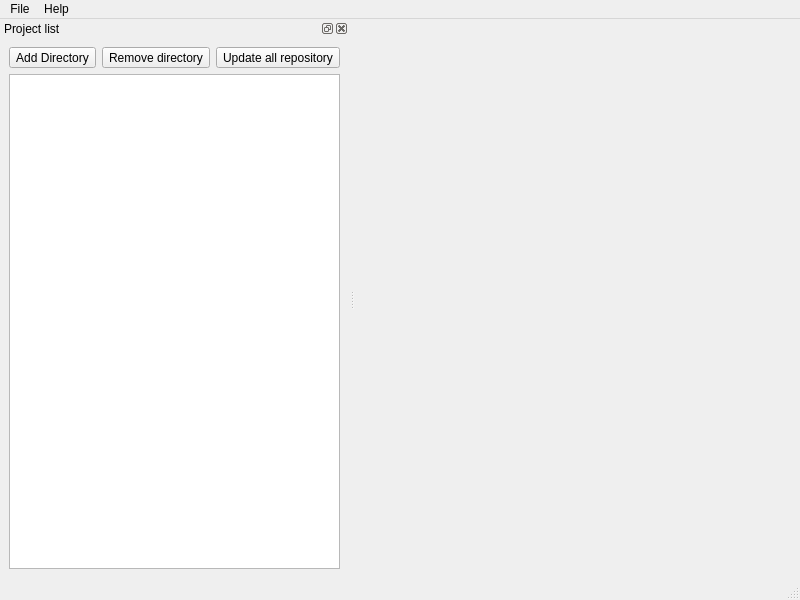
<?xml version="1.0" encoding="UTF-8"?>
<ui version="4.0">
 <class>MainWindow</class>
 <widget class="QMainWindow" name="MainWindow">
  <property name="geometry">
   <rect>
    <x>0</x>
    <y>0</y>
    <width>800</width>
    <height>600</height>
   </rect>
  </property>
  <property name="windowTitle">
   <string>gitManager</string>
  </property>
  <widget class="QWidget" name="centralwidget"/>
  <widget class="QMenuBar" name="menubar">
   <property name="geometry">
    <rect>
     <x>0</x>
     <y>0</y>
     <width>800</width>
     <height>21</height>
    </rect>
   </property>
   <widget class="QMenu" name="menuFile">
    <property name="title">
     <string>File</string>
    </property>
    <addaction name="actionQuit"/>
   </widget>
   <widget class="QMenu" name="menuHelp">
    <property name="title">
     <string>Help</string>
    </property>
    <addaction name="actionAbout"/>
   </widget>
   <addaction name="menuFile"/>
   <addaction name="menuHelp"/>
  </widget>
  <widget class="QStatusBar" name="statusbar"/>
  <widget class="QDockWidget" name="dockWidget">
   <property name="minimumSize">
    <size>
     <width>250</width>
     <height>143</height>
    </size>
   </property>
   <property name="windowTitle">
    <string>Project list</string>
   </property>
   <attribute name="dockWidgetArea">
    <number>1</number>
   </attribute>
   <widget class="QWidget" name="dockWidgetContents">
    <layout class="QVBoxLayout" name="verticalLayout">
     <item>
      <layout class="QHBoxLayout" name="horizontalLayout">
       <item>
        <widget class="QToolButton" name="toolBtn_AddDirectory">
         <property name="toolTip">
          <string>Add Directory</string>
         </property>
         <property name="text">
          <string>Add Directory</string>
         </property>
         <property name="icon">
          <iconset resource="resource/resource.qrc">
           <normaloff>:/list-add.png</normaloff>:/list-add.png</iconset>
         </property>
        </widget>
       </item>
       <item>
        <widget class="QToolButton" name="toolBtn_RemoveDirectory">
         <property name="toolTip">
          <string>Remove directory</string>
         </property>
         <property name="text">
          <string>Remove directory</string>
         </property>
         <property name="icon">
          <iconset resource="resource/resource.qrc">
           <normaloff>:/list-remove.png</normaloff>:/list-remove.png</iconset>
         </property>
        </widget>
       </item>
       <item>
        <widget class="QToolButton" name="toolBtn_UpdateAll">
         <property name="toolTip">
          <string>Update all repository</string>
         </property>
         <property name="text">
          <string>Update all repository</string>
         </property>
         <property name="icon">
          <iconset resource="resource/resource.qrc">
           <normaloff>:/folder-sync.png</normaloff>:/folder-sync.png</iconset>
         </property>
        </widget>
       </item>
      </layout>
     </item>
     <item>
      <widget class="QTableView" name="tableView"/>
     </item>
    </layout>
   </widget>
  </widget>
  <action name="actionQuit">
   <property name="text">
    <string>Quit</string>
   </property>
  </action>
  <action name="actionAbout">
   <property name="text">
    <string>About</string>
   </property>
  </action>
 </widget>
 <resources>
  <include location="resource/resource.qrc"/>
 </resources>
 <connections/>
</ui>
